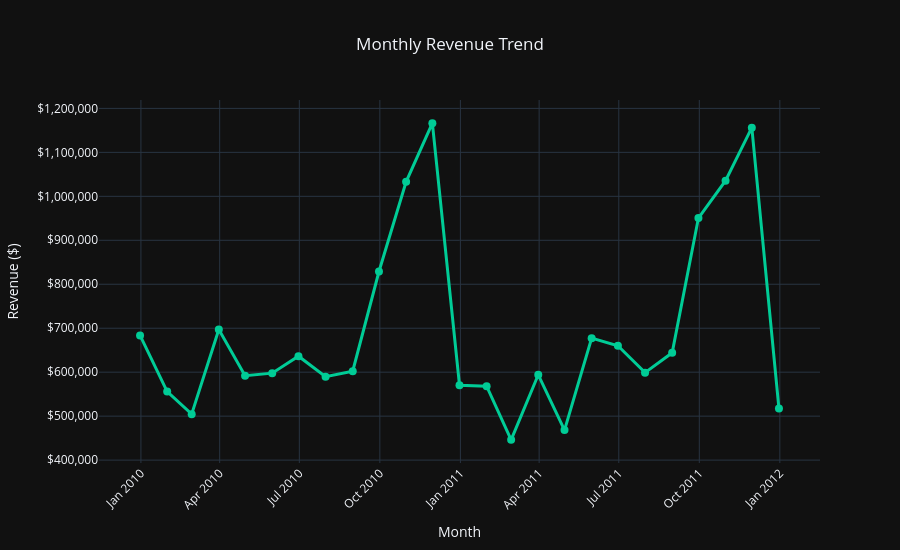

The notebook cell this image was saved under:
### Code cell
monthly_revenue = (
    df.set_index("InvoiceDate")
      .resample("ME")["Revenue"]
      .sum()
      .reset_index()
)

fig_monthly_revenue = px.line(
    monthly_revenue,
    x="InvoiceDate",
    y="Revenue",
    markers=True,
    title="Monthly Revenue Trend",
    labels={
        "InvoiceDate": "Month",
        "Revenue": "Revenue ($)"
    },
    template="plotly_dark"
)

fig_monthly_revenue.update_traces(
    line=dict(color="#00CC96", width=3),
    marker=dict(size=8),
    hovertemplate="Month: %{x|%b %Y}<br>Revenue: $%{y:,.2f}<extra></extra>"
)

fig_monthly_revenue.update_layout(
    height=550,
    title_x=0.5,
    hovermode="x unified",
    xaxis=dict(
        title="Month",
        tickformat="%b %Y",
        tickangle=-45
    ),
    yaxis=dict(
        title="Revenue ($)",
        tickformat="$,.0f"
    )
)

fig_monthly_revenue.show()

### Figure 1 — Plotly figure (JSON) as saved in the notebook; plotly's stock layout.template omitted (floating-point values rounded to 4 significant figures)
{"data": [{"hovertemplate": "Month: %{x|%b %Y}<br>Revenue: $%{y:,.2f}<extra></extra>", "legendgroup": "", "line": {"color": "#00CC96", "dash": "solid", "width": 3}, "marker": {"size": 8, "symbol": "circle"}, "mode": "lines+markers", "name": "", "orientation": "v", "showlegend": false, "type": "scatter", "x": ["2009-12-31T00:00:00.000000", "2010-01-31T00:00:00.000000", "2010-02-28T00:00:00.000000", "2010-03-31T00:00:00.000000", "2010-04-30T00:00:00.000000", "2010-05-31T00:00:00.000000", "2010-06-30T00:00:00.000000", "2010-07-31T00:00:00.000000", "2010-08-31T00:00:00.000000", "2010-09-30T00:00:00.000000", "2010-10-31T00:00:00.000000", "2010-11-30T00:00:00.000000", "2010-12-31T00:00:00.000000", "2011-01-31T00:00:00.000000", "2011-02-28T00:00:00.000000", "2011-03-31T00:00:00.000000", "2011-04-30T00:00:00.000000", "2011-05-31T00:00:00.000000", "2011-06-30T00:00:00.000000", "2011-07-31T00:00:00.000000", "2011-08-31T00:00:00.000000", "2011-09-30T00:00:00.000000", "2011-10-31T00:00:00.000000", "2011-11-30T00:00:00.000000", "2011-12-31T00:00:00.000000"], "xaxis": "x", "y": [683500.0, 555800.0, 504600.0, 697000.0, 592000.0, 597800.0, 636400.0, 589700.0, 602200.0, 829000.0, 1033000.0, 1166000.0, 570400.0, 568100.0, 446100.0, 594100.0, 468400.0, 677400.0, 660000.0, 599000.0, 644100.0, 950700.0, 1036000.0, 1156000.0, 517200.0], "yaxis": "y"}], "layout": {"height": 550, "hovermode": "x unified", "legend": {"tracegroupgap": 0}, "title": {"text": "Monthly Revenue Trend", "x": 0.5}, "xaxis": {"anchor": "y", "domain": [0, 1], "tickangle": -45, "tickformat": "%b %Y", "title": {"text": "Month"}}, "yaxis": {"anchor": "x", "domain": [0, 1], "tickformat": "$,.0f", "title": {"text": "Revenue ($)"}}}}
